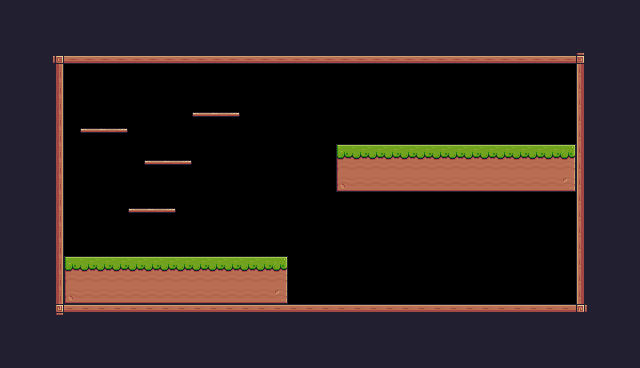

A level layout from a 2D game, rendered from its tile map. Below: a short description, then the map file with its tile-grid data intact:
An orthogonal 40x23 tile map with 16x16 px tiles, 1 tile layer (Background) and 27 objects (14x Fruit, 4x Platforms, Player, Saw, Checkpoint).

<map version="1.10" tiledversion="1.10.2" orientation="orthogonal" renderorder="right-down" width="40" height="23" tilewidth="16" tileheight="16" infinite="0" nextlayerid="4" nextobjectid="42">
 <tileset firstgid="1" source="Pixel Adventure.tsx" />
 <layer id="1" name="Background" width="40" height="23">
  <properties>
   <property name="BackgroundColor" value="Gray" />
  </properties>
  <data encoding="csv">
24,24,24,24,24,24,24,24,24,24,24,24,24,24,24,24,24,24,24,24,24,24,24,24,24,24,24,24,24,24,24,24,24,24,24,24,24,24,24,24,
24,24,24,24,24,24,24,24,24,24,24,24,24,24,24,24,24,24,24,24,24,24,24,24,24,24,24,24,24,24,24,24,24,24,24,24,24,24,24,24,
24,24,24,24,24,24,24,24,24,24,24,24,24,24,24,24,24,24,24,24,24,24,24,24,24,24,24,24,24,24,24,24,24,24,24,24,24,24,24,24,
24,24,24,92,134,134,134,134,134,134,134,134,134,134,134,134,134,134,134,134,134,134,134,134,134,134,134,134,134,134,134,134,134,134,134,134,93,24,24,24,
24,24,24,113,0,0,0,0,0,0,0,0,0,0,0,0,0,0,0,0,0,0,0,0,0,0,0,0,0,0,0,0,0,0,0,0,111,24,24,24,
24,24,24,113,0,0,0,0,0,0,0,0,0,0,0,0,0,0,0,0,0,0,0,0,0,0,0,0,0,0,0,0,0,0,0,0,111,24,24,24,
24,24,24,113,0,0,0,0,0,0,0,0,0,0,0,0,0,0,0,0,0,0,0,0,0,0,0,0,0,0,0,0,0,0,0,0,111,24,24,24,
24,24,24,113,0,0,0,0,0,0,0,0,40,41,42,0,0,0,0,0,0,0,0,0,0,0,0,0,0,0,0,0,0,0,0,0,111,24,24,24,
24,24,24,113,0,40,41,42,0,0,0,0,0,0,0,0,0,0,0,0,0,0,0,0,0,0,0,0,0,0,0,0,0,0,0,0,111,24,24,24,
24,24,24,113,0,0,0,0,0,0,0,0,0,0,0,0,0,0,0,0,0,7,8,8,8,8,8,8,8,8,8,8,8,8,8,9,111,24,24,24,
24,24,24,113,0,0,0,0,0,40,41,42,0,0,0,0,0,0,0,0,0,29,30,30,30,30,30,30,30,30,30,30,30,30,30,31,111,24,24,24,
24,24,24,113,0,0,0,0,0,0,0,0,0,0,0,0,0,0,0,0,0,51,52,52,52,52,52,52,52,52,52,52,52,52,52,53,111,24,24,24,
24,24,24,113,0,0,0,0,0,0,0,0,0,0,0,0,0,0,0,0,0,0,0,0,0,0,0,0,0,0,0,0,0,0,0,0,111,24,24,24,
24,24,24,113,0,0,0,0,40,41,42,0,0,0,0,0,0,0,0,0,0,0,0,0,0,0,0,0,0,0,0,0,0,0,0,0,111,24,24,24,
24,24,24,113,0,0,0,0,0,0,0,0,0,0,0,0,0,0,0,0,0,0,0,0,0,0,0,0,0,0,0,0,0,0,0,0,111,24,24,24,
24,24,24,113,0,0,0,0,0,0,0,0,0,0,0,0,0,0,0,0,0,0,0,0,0,0,0,0,0,0,0,0,0,0,0,0,111,24,24,24,
24,24,24,113,7,8,8,8,8,8,8,8,8,8,8,8,8,9,0,0,0,0,0,0,0,0,0,0,0,0,0,0,0,0,0,0,111,24,24,24,
24,24,24,113,29,30,30,30,30,30,30,30,30,30,30,30,30,31,0,0,0,0,0,0,0,0,0,0,0,0,0,0,0,0,0,0,111,24,24,24,
24,24,24,113,51,52,52,52,52,52,52,52,52,52,52,52,52,53,0,0,0,0,0,0,0,0,0,0,0,0,0,0,0,0,0,0,111,24,24,24,
24,24,24,114,90,90,90,90,90,90,90,90,90,90,90,90,90,90,90,90,90,90,90,90,90,90,90,90,90,90,90,90,90,90,90,90,115,24,24,24,
24,24,24,24,24,24,24,24,24,24,24,24,24,24,24,24,24,24,24,24,24,24,24,24,24,24,24,24,24,24,24,24,24,24,24,24,24,24,24,24,
24,24,24,24,24,24,24,24,24,24,24,24,24,24,24,24,24,24,24,24,24,24,24,24,24,24,24,24,24,24,24,24,24,24,24,24,24,24,24,24,
24,24,24,24,24,24,24,24,24,24,24,24,24,24,24,24,24,24,24,24,24,24,24,24,24,24,24,24,24,24,24,24,24,24,24,24,24,24,24,24
</data>
 </layer>
 <objectgroup id="2" name="Spawnpoints">
  <object id="2" name="Player" type="Player" x="80" y="223" width="32" height="32" />
  <object id="9" type="Saw" x="272" y="144" width="32" height="32">
   <properties>
    <property name="isVertical" type="bool" value="true" />
    <property name="offNeg" type="float" value="5" />
    <property name="offPos" type="float" value="4" />
   </properties>
  </object>
  <object id="14" name="Bananas" type="Fruit" x="80" y="96" width="32" height="32" />
  <object id="28" type="Checkpoint" x="512" y="240" width="64" height="64" />
  <object id="29" name="Kiwi" type="Fruit" x="192" y="80" width="32" height="32" />
  <object id="30" name="Bananas" type="Fruit" x="160" y="128" width="32" height="32" />
  <object id="31" name="Kiwi" type="Fruit" x="144" y="176" width="32" height="32" />
  <object id="32" name="Apple" type="Fruit" x="192" y="224" width="32" height="32" />
  <object id="33" name="Apple" type="Fruit" x="240" y="224" width="32" height="32" />
  <object id="34" name="Melon" type="Fruit" x="384" y="112" width="32" height="32" />
  <object id="35" name="Melon" type="Fruit" x="432" y="112" width="32" height="32" />
  <object id="36" name="Melon" type="Fruit" x="480" y="112" width="32" height="32" />
  <object id="37" name="Melon" type="Fruit" x="528" y="112" width="32" height="32" />
  <object id="38" name="Orange" type="Fruit" x="320" y="256" width="32" height="32" />
  <object id="39" name="Orange" type="Fruit" x="368" y="208" width="32" height="32" />
  <object id="40" name="Orange" type="Fruit" x="400" y="256" width="32" height="32" />
  <object id="41" name="Orange" type="Fruit" x="448" y="208" width="32" height="32" />
 </objectgroup>
 <objectgroup id="3" name="Collisions">
  <object id="3" x="64" y="256" width="224" height="48" />
  <object id="4" x="336" y="144" width="240" height="48" />
  <object id="5" x="48" y="48" width="16" height="272" />
  <object id="6" x="64" y="304" width="528" height="16" />
  <object id="7" x="576" y="48" width="16" height="256" />
  <object id="8" x="64" y="48" width="512" height="16" />
  <object id="10" type="Platforms" x="80" y="128" width="48" height="16" />
  <object id="11" type="Platforms" x="192" y="112" width="48" height="16" />
  <object id="12" type="Platforms" x="144" y="160" width="48" height="16" />
  <object id="13" type="Platforms" x="128" y="208" width="48" height="16" />
 </objectgroup>
</map>
